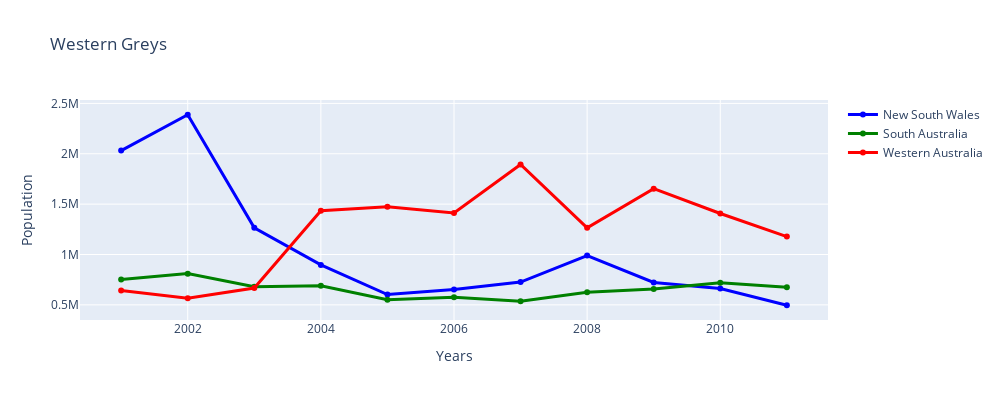

Here is the notebook cell this chart was saved with:
### Code cell
fig = go.Figure()
for i in range(len(df_wg.columns[1:])):
    fig.add_trace(go.Scatter(x=df_wg.Year.to_list(), y=df_wg[df_wg.columns[1:][i]].to_list(), mode='markers+lines', name=df_wg.columns[1:][i], marker=dict(color=colors[i])))
fig.update_traces(line=dict(width=3.0))    
fig.update_layout(title='Western Greys', xaxis_title='Years', yaxis_title='Population', width=1000, height=400)

### Figure 1 — Plotly figure (JSON) as saved in the notebook; plotly's stock layout.template omitted (floating-point values rounded to 4 significant figures)
{"data": [{"line": {"width": 3}, "marker": {"color": "blue"}, "mode": "markers+lines", "name": "New South Wales", "type": "scatter", "x": [2001, 2002, 2003, 2004, 2005, 2006, 2007, 2008, 2009, 2010, 2011], "y": [2031612, 2387589, 1265031, 896420, 602208, 653524, 726363, 989559, 722255, 662982, 496059]}, {"line": {"width": 3}, "marker": {"color": "green"}, "mode": "markers+lines", "name": "South Australia", "type": "scatter", "x": [2001, 2002, 2003, 2004, 2005, 2006, 2007, 2008, 2009, 2010, 2011], "y": [751000, 810000, 679000, 689000, 550000, 576000, 535000, 625000, 658000, 720000, 674800]}, {"line": {"width": 3}, "marker": {"color": "red"}, "mode": "markers+lines", "name": "Western Australia", "type": "scatter", "x": [2001, 2002, 2003, 2004, 2005, 2006, 2007, 2008, 2009, 2010, 2011], "y": [642380, 566700, 666900, 1433900, 1473500, 1412700, 1893295, 1264929, 1653464, 1407376, 1177534]}], "layout": {"height": 400, "title": {"text": "Western Greys"}, "width": 1000, "xaxis": {"autorange": true, "range": [2000.0, 2012.0], "title": {"text": "Years"}, "type": "linear"}, "yaxis": {"autorange": true, "range": [349600.0, 2534000.0], "title": {"text": "Population"}, "type": "linear"}}}
